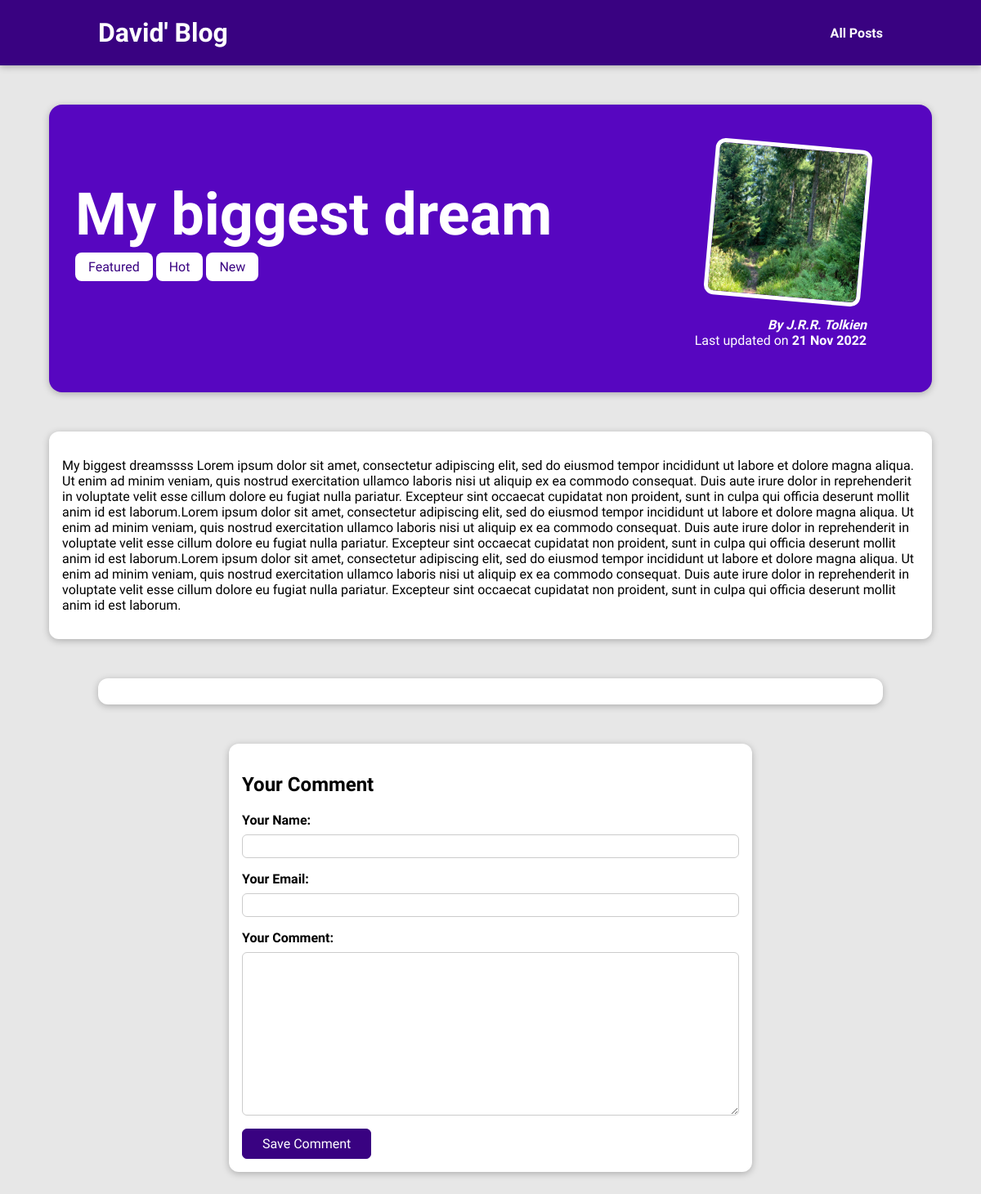
Page /posts/hike-in-the-mountains on the earlier database version.
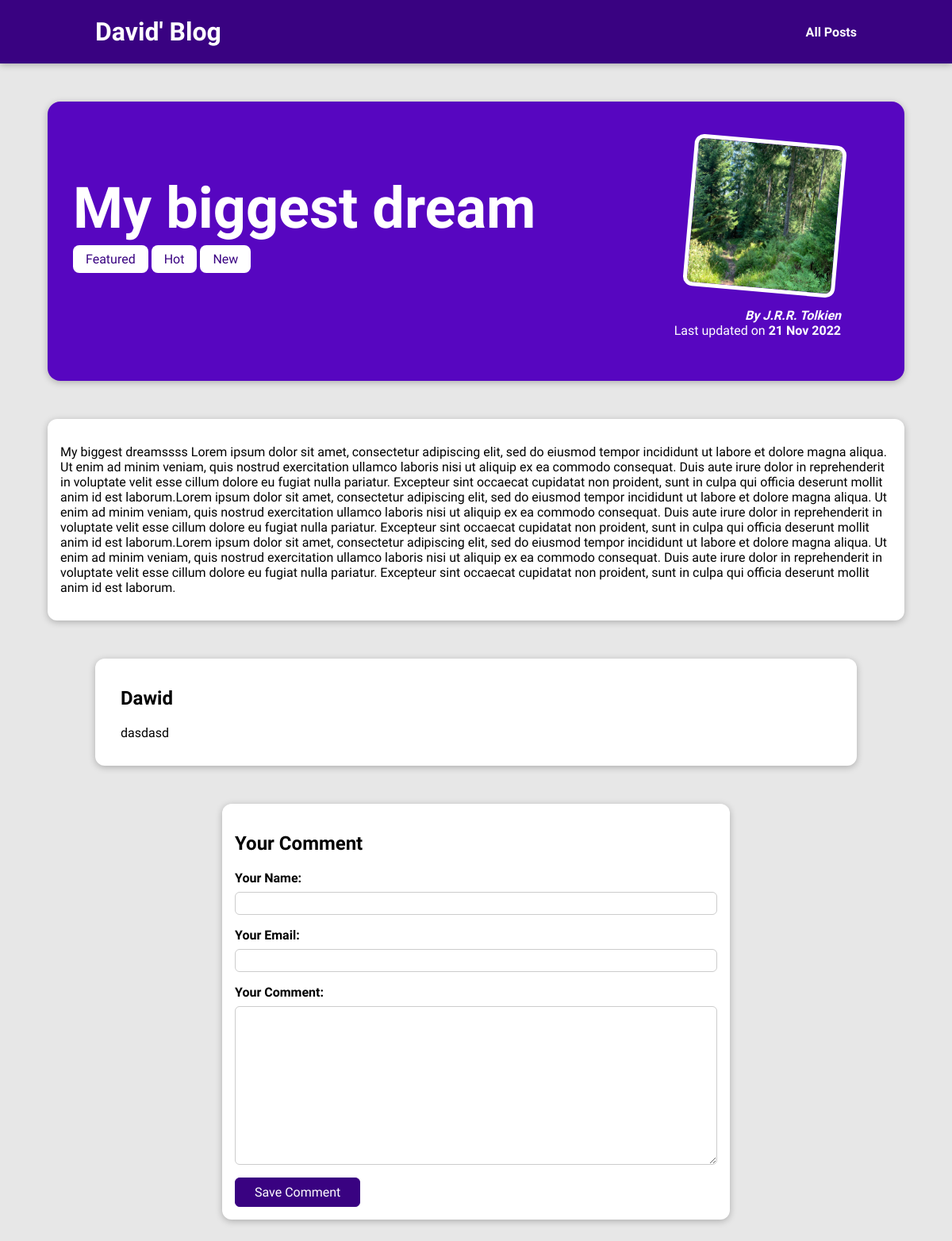
Same page on the later database version.
### blog/models.py (models this page shows, shortened)
class Post(models.Model):
    title = models.CharField(max_length=100)
    image = models.ImageField(upload_to="posts", null=True)
    author = models.ForeignKey(Author, on_delete = models.PROTECT, null = False)
    date = models.DateField( auto_now=False, auto_now_add=True)
    slug = models.SlugField(null=False,unique = True, db_index=True)
    excerpt = models.CharField(max_length=350)
    content = models.TextField(validators=[MinLengthValidator(10)])
    tags = models.ManyToManyField(Tag)

class Tag(models.Model):
    caption = models.CharField(max_length=25)

class Author(models.Model):
    first_name = models.CharField(max_length=100)
    last_name = models.CharField(max_length=100)
    email_address = models.EmailField()
    def __str__(self):
        return f"{self.first_name} {self.last_name} "

class Comment(models.Model):
    user_name = models.CharField(max_length=120)
    user_email = models.EmailField()
    text = models.TextField(max_length=400)
    post = models.ForeignKey(Post, on_delete=models.CASCADE, related_name="comments")

### blog/views.py (the view, shortened to what this page needs)
# urls.py: path("posts/<slug:slug>", views.SinglePostView.as_view(), name = "singpo")
class SinglePostView(View):
    def get(self, request, slug):
        post = Post.objects.get(slug=slug)
        context = {
            "post": post,
            "post_tags": post.tags.all(),
            "comment_form": CommentForm(),
            "comments": post.comments.all().order_by("-id")
        }
        return render(request, "blog/single_post.html", context)

### blog/forms.py
class CommentForm(forms.ModelForm):
    class Meta:
        model = Comment
        exclude = ["post"]
        labels = {
            "user_name": "Your Name",
            "user_email": "Your Email",
            "text": "Your Comment"
            }

### blog/templates/blog/single_post.html (shortened to what this page needs)
{% extends "base.html" %}
{% load static %}
{% block css_files %}
<link rel= "stylesheet" href="{% static "blog/single_post.css" %}"/>
{% endblock %}
{% block content %}
<section id="summary">
    <h2>{{post.title}}</h2>
    <div>
        {% for tag in post_tags%}
        <span class="tag">{{ tag.caption }}</span>
        {% endfor %}
    </div>
    <article>
    <img src="{{ post.image.url }}" alt="{{post.title}}"/>
    <address>By <a href="mailto:{{ post.author.email_address }}">{{post.author}}</a></address>
    <div>
        Last updated on <time>{{post.date|date:"d M Y"}}</time>
    </div>
    </article>
</section>
<main>
        {{post.content|linebreaks}}
</main>
    <section id="comments">
        <ul>
            {% for comment in comments %}
             <li>
                <h2>{{ comment.user_name }}</h2>
                <p>{{ comment.text|linebreaks }}</p>
             </li>
             {% endfor %}
            </section>
    <section id="comment-form">
        <h2>Your Comment</h2>
        <form action="{% url "singpo" post.slug %} "method="POST">
            {% for form_field in comment_form %}
            <div class="form-control {% if form_field.errors %} invalid {% endif %}">
                {{ form_field.label_tag }}
                {{ form_field }}
            </div>
        {% endfor %}
            <button>Save Comment</button>
        </form>
    </section>
{% endblock%}

### templates/base.html (shortened to what this page needs)
{% load static %}
<!DOCTYPE html>
<html lang="en">
  <head>
    <link rel="stylesheet" href="{% static "styles.css" %}"/>
    {% block css_files %}{% endblock %}
  </head>
  <body>
    <header id="main-navigation">
      <h1><a href="{% url "index"%}">David' Blog</a></h1>
      <nav>
        <a href="{% url "posts"%}">All Posts</a>
      </nav>
    </header>
    {% block content %}{% endblock %}
  </body>
</html>

### static/styles.css (style rules this page uses)
* { box-sizing: border-box; }
html { font-family: 'Roboto Condensed', sans-serif; }
body { margin: 0; }
h1, h2, h3 { font-family: 'Roboto Condensed', sans-serif; font-weight: bold; }
#main-navigation { width: 100%; height: 5rem; display: flex; justify-content: space-between; align-items: center; padding: 0 10%; position: absolute; top: 0; left: 0; }
#main-navigation a { text-decoration: none; color: white; font-weight: bold; }

### blog/static/blog/single_post.css (style rules this page uses)
body { background-color: #e7e7e7; }
#main-navigation { background-color: #390281; box-shadow: 0 2px 8px rgba(0, 0, 0, 0.25); }
#summary { margin: 8rem auto 3rem auto; padding: 2rem; width: 90%; max-width: 90rem; border-radius: 16px; background-color: #5706c0; position: relative; box-shadow: 0 2px 8px rgba(0, 0, 0, 0.25); height: 22rem; }
#summary h2 { color: white; font-size: 4.5rem; margin-bottom: 0.75rem; }
#summary article { position: absolute; top: 2rem; right: 3rem; padding: 1rem 2rem; border-radius: 12px; text-align: right; color: white; }
#summary article img { width: 12rem; height: 12rem; border-radius: 12px; transform: rotateZ(5deg); border: 5px solid white; margin-bottom: 1rem; }
#summary address { font-weight: bold; }
#summary a { color: white; text-decoration: none; }
#summary time { font-weight: bold; }
main { width: 90%; max-width: 90rem; margin: 3rem auto; background-color: white; padding: 1rem; border-radius: 12px; box-shadow: 0 2px 8px rgba(0, 0, 0, 0.25); }
.tag { background-color: white; color: #390281; padding: 0.5rem 1rem; border-radius: 8px; }
#comment-form { margin: 3rem auto; width: 90%; max-width: 40rem; border-radius: 12px; background-color: white; box-shadow: 0 2px 8px rgba(0,0,0,0.25); padding: 1rem; }
#comment-form button { font: inherit; background-color: #390281; color: white; border: 1px solid #390281; padding: 0.5rem 1.5rem; border-radius: 6px; cursor: pointer; }
.form-control { margin-bottom: 1rem; }
.form-control label { font-weight: bold; margin-bottom: 0.5rem; display: block; }
.form-control input, .form-control textarea { display: block; width: 100%; font: inherit; padding: 0.25rem; border-radius: 6px; border: 1px solid #ccc; }
#comments { margin: 3rem auto; width: 90%; max-width: 60rem; border-radius: 12px; background-color: white; box-shadow: 0 2px 8px rgba(0,0,0,0.25); padding: 1rem 2rem; }
#comments ul { list-style: none; margin: 0; padding: 0; }
#comments li { margin-bottom: 1rem; border-bottom: 2px solid #ccc; }
#comments li:last-of-type { border-bottom: none; }

Differences in the rows shown:
added Comment: user_name "Dawid", text "dasdasd"
